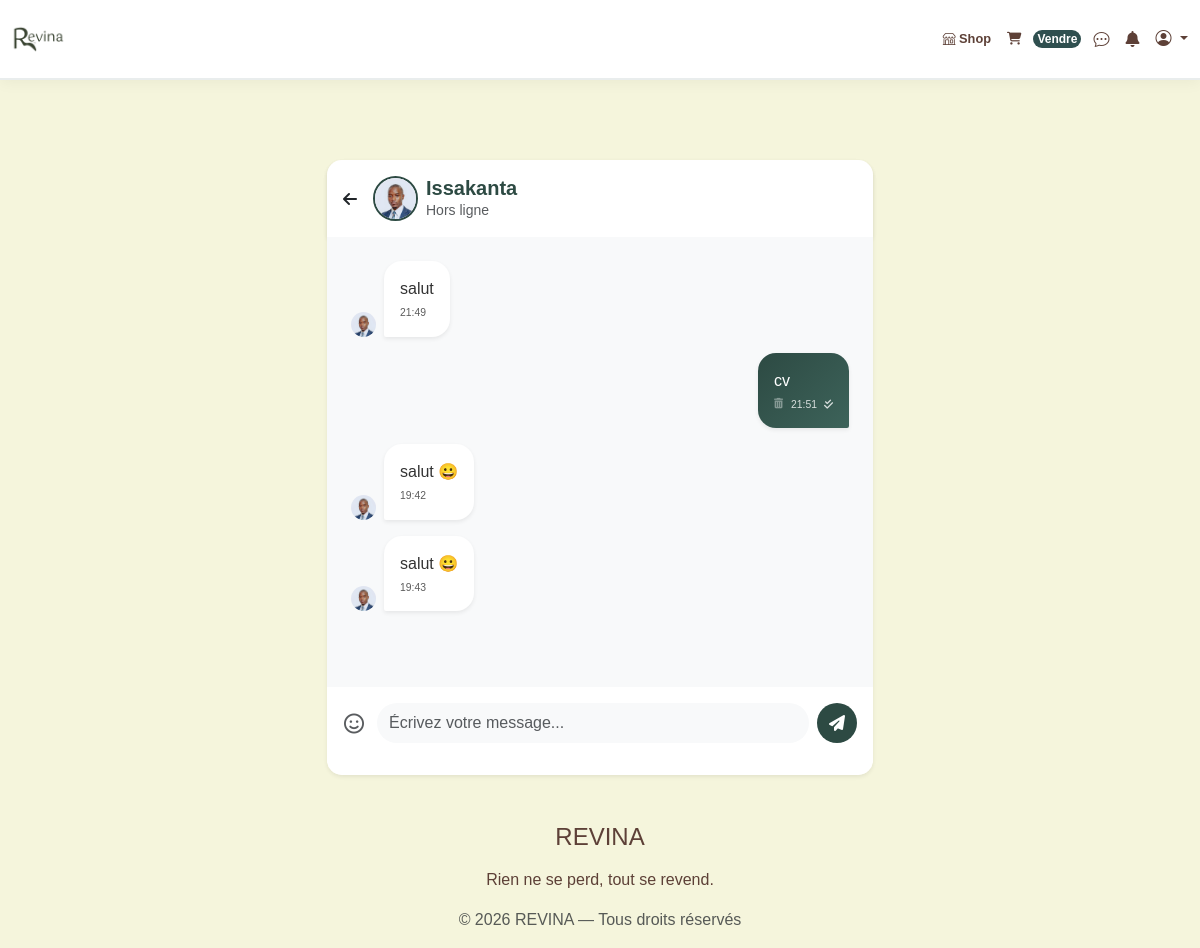
Screenshot of /messages/chat/1/ (signed in) with the database file from the repository.
### accounts/models.py (models this page shows, shortened)
class User(AbstractUser):
    photo = models.ImageField(
        upload_to='profiles/',
        blank=True,
        null=True,
        default='profiles/default.jpg'
    )
    phone = models.CharField(
        max_length=20,
        blank=True,
        null=True,
        verbose_name="Numéro de téléphone"
    )
    city = models.CharField(
        max_length=100,
        default='Bamako',
        verbose_name="Ville"
    )
    bio = models.TextField(
        max_length=500,
        blank=True,
        verbose_name="Biographie"
    )
    last_activity = models.DateTimeField(default=timezone.now)
    def is_online(self):
        return self.last_activity > timezone.now() - timedelta(minutes=5)

### messaging/models.py (models this page shows, shortened)
class Message(models.Model):
    conversation = models.ForeignKey(
        Conversation,
        on_delete=models.CASCADE,
        related_name='messages'
    )
    sender = models.ForeignKey(
        settings.AUTH_USER_MODEL,
        on_delete=models.CASCADE,
        related_name='sent_messages'
    )
    content = models.TextField()
    timestamp = models.DateTimeField(auto_now_add=True)
    is_read = models.BooleanField(default=False)
    class Meta:
        ordering = ['timestamp'] # Affiche les messages dans l'ordre chronologique

### messaging/views.py (the view, shortened to what this page needs)
# urls.py: path('chat/<int:conversation_id>/', views.chat_detail, name='chat_detail'),
@login_required
def chat_detail(request, conversation_id):
    conversation = get_object_or_404(
        Conversation,
        id=conversation_id,
        participants=request.user
    )
    messages_list = conversation.messages.all().order_by('timestamp')
    other_participant = conversation.participants.exclude(id=request.user.id).first()
    return render(request, 'messaging/chat_detail.html', {
        'conversation': conversation,
        'messages_list': messages_list,
        'other_participant': other_participant
    })

### cart/context_processors.py (called while the page is built)
def cart_count(request):
    if request.user.is_authenticated:
        cart = Cart.objects.filter(user=request.user).first()
        count = cart.items.count() if cart else 0
        return {'cart_count': count}
    return {'cart_count': 0}

### marketplace/context_processors.py (called while the page is built)
def categories_processor(request):
    return {
        'all_categories': Category.objects.all()
    }

### notifications/context_processors.py (called while the page is built)
def unread_notifications_count(request):
    if request.user.is_authenticated:
        count = Notification.objects.filter(recipient=request.user, is_read=False).count()
        return {'unread_count': count}
    return {'unread_count': 0}

### templates/messaging/chat_detail.html (shortened to what this page needs)
{% extends 'base.html' %}
{% block content %}
<div class="container mt-4">
    <div class="row justify-content-center">
        <div class="col-md-8 col-lg-6">
            <div class="card shadow-sm border-0" style="border-radius: 15px; background-color: #fdfaf0;">
                <div class="card-header bg-white border-0 py-3 shadow-sm" style="border-radius: 15px 15px 0 0;">
                    <div class="d-flex align-items-center">
                        <a href="{% url 'messaging:chat_list' %}" class="text-dark me-3"><i class="fas fa-arrow-left"></i></a>
                        {% if other_participant.photo %}
                            <img src="{{ other_participant.photo.url }}" class="rounded-circle me-2" style="width: 45px; height: 45px; object-fit: cover; border: 2px solid #2d4a43;">
                        {% else %}
                            <div class="rounded-circle bg-secondary text-white d-flex align-items-center justify-content-center me-2" style="width: 45px; height: 45px; font-weight: bold;">
                                {{ other_participant.username|slice:":1"|upper }}
                            </div>
                        {% endif %}
                        <div>
                            <h5 class="mb-0 fw-bold" style="color: #2d4a43;">{{ other_participant.username }}</h5>
                            {% if other_participant.is_online %}
                                <small class="text-success"><i class="fas fa-circle" style="font-size: 0.5rem;"></i> En ligne</small>
                            {% else %}
                                <small class="text-muted">Hors ligne</small>
                            {% endif %}
                        </div>
                    </div>
                </div>
                <div class="card-body overflow-auto" id="chat-box" style="height: 450px; background-color: #f8f9fa; padding: 1.5rem;">
                    {% for msg in messages_list %}
                        <div class="d-flex {% if msg.sender == request.user %}justify-content-end{% else %}justify-content-start{% endif %} mb-3">
                            {% if msg.sender != request.user %}
                                <div class="me-2 align-self-end">
                                    {% if other_participant.photo %}
                                        <img src="{{ other_participant.photo.url }}" class="rounded-circle" style="width: 25px; height: 25px; object-fit: cover;">
                                    {% endif %}
                                </div>
                            {% endif %}
                            <div class="p-3 shadow-sm position-relative message-bubble" style="max-width: 75%; border-radius: 18px;
                                {% if msg.sender == request.user %}
                                    background: linear-gradient(135deg, #2d4a43, #3d635a); color: white; border-bottom-right-radius: 2px;
                                {% else %}
                                    background-color: white; color: #333; border-bottom-left-radius: 2px;
                                {% endif %}">
                                <p class="mb-1">{{ msg.content }}</p>
                                <div class="d-flex justify-content-between align-items-center" style="font-size: 0.65rem; opacity: 0.8;">
                                    {% if msg.sender == request.user %}
                                        <a href="{% url 'messaging:delete_message' msg.id %}" class="text-white opacity-50 hover-opacity-100 me-2" onclick="return confirm('Supprimer ce message ?')">
                                            <i class="fas fa-trash-alt"></i>
                                        </a>
                                        <span>
                                            {{ msg.timestamp|date:"H:i" }}
                                            <i class="fas fa-check-double ms-1"></i>
                                        </span>
                                    {% else %}
                                        <span>{{ msg.timestamp|date:"H:i" }}</span>
                                    {% endif %}
                                </div>
                            </div>
                        </div>
                    {% empty %}
                        <div class="text-center text-muted mt-5">
                            <i class="far fa-comments fa-3x mb-3 opacity-25"></i>
                            <p>Dites bonjour à {{ other_participant.username }} !</p>
                        </div>
                    {% endfor %}
                </div>
                <div class="card-footer bg-white border-0 p-3" style="border-radius: 0 0 15px 15px;">
                    <form method="POST" class="d-flex align-items-center gap-2">
                        <button type="button" id="emoji-button" class="btn btn-link text-decoration-none p-0 me-1">
                            <i class="far fa-smile fa-lg text-muted"></i>
                        </button>
                        <input type="text" name="content" id="chat-input" class="form-control border-0 bg-light py-2" placeholder="Écrivez votre message..." required style="border-radius: 25px;">
                        <button type="submit" class="btn border-0 text-white d-flex align-items-center justify-content-center" style="background-color: #2d4a43; width: 40px; height: 40px; border-radius: 50%;">
                            <i class="fas fa-paper-plane"></i>
                        </button>
                    </form>
                </div>
            </div>
        </div>
    </div>
</div>
{% endblock %}

### static/css/style.css (style rules this page uses)
:root { --beige: #F5F5DC; --marron-fonce: #5D4037; --vert-afrique: #2F4F4F; --brun-doux: #8D6E63; --blanc-pur: #FFFFFF; --shadow-soft: 0 10px 30px rgba(47, 79, 79, 0.08); }
body { background-color: var(--beige) !important; font-family: 'Poppins', sans-serif; color: var(--marron-fonce); margin: 0; padding-top: 90px !important; overflow-x: hidden; }

### rows the page displays
User: photo (picture), username "Issakanta"
Message: photo (picture), content "salut", timestamp "21:49"
Message: content "cv", timestamp "21:51"
Message: photo (picture), content "salut 😀", timestamp "19:42"
Message: photo (picture), content "salut 😀", timestamp "19:43"
